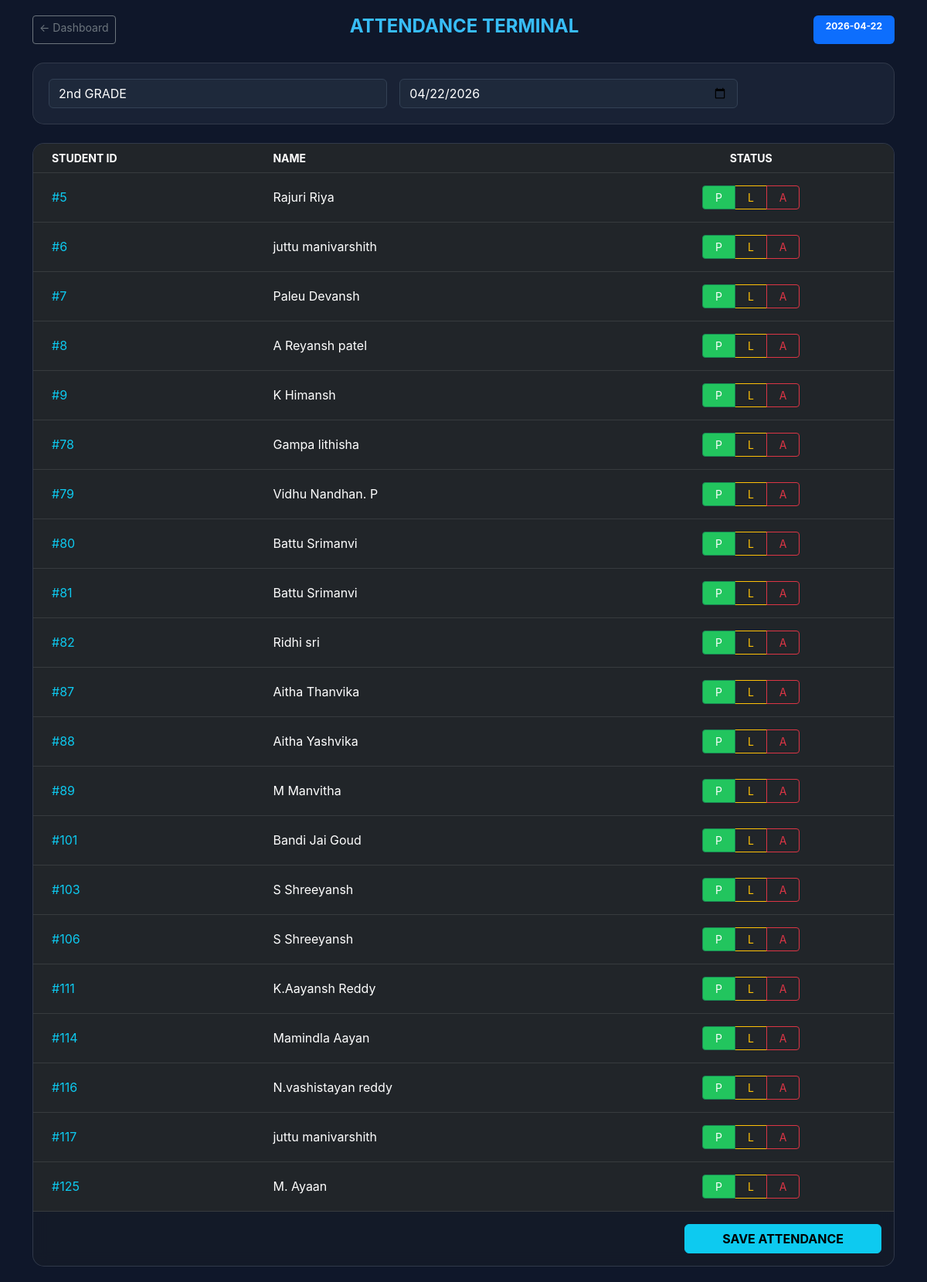
Page /admin/attendance/mark_attendance.php?class_id=2 (signed in) on the committed database.
### tables this page shows
CREATE TABLE `students` (
  `id` int(11) NOT NULL,
  `ms_no` varchar(50) DEFAULT NULL,
  `name` varchar(100) DEFAULT NULL,
  `email` varchar(100) DEFAULT NULL,
  `phone` varchar(15) DEFAULT NULL,
  `class_id` int(11) NOT NULL,
  `father_name` varchar(100) DEFAULT NULL,
  `old_school` varchar(255) DEFAULT NULL,
  `mother_name` varchar(255) DEFAULT NULL,
  `previous_school` varchar(255) DEFAULT NULL,
  `father_contact` varchar(20) DEFAULT NULL,
  `mother_contact` varchar(20) DEFAULT NULL,
  `dob` date DEFAULT NULL,
  `address` text DEFAULT NULL,
  `last_total` decimal(10,2) DEFAULT 0.00,
  `last_percentage` decimal(10,2) DEFAULT 0.00,
  `last_notified` datetime DEFAULT NULL
);

### admin/attendance/mark_attendance.php (the view, shortened to what this page needs)
<?php
include '../../config/db.php';
$class_id = $_GET['class_id'] ?? null;
$date = $_GET['date'] ?? date('Y-m-d');
$classes_query = $conn->query("SELECT id, class_name FROM classes ORDER BY class_name ASC");
$students = [];
if ($class_id) {
    $sql = "SELECT s.id, s.name, a.status
            FROM students s
            LEFT JOIN attendance a ON s.id = a.student_id AND a.date = ?
            WHERE s.class_id = ?
            ORDER BY s.id ASC";
    $stmt = $conn->prepare($sql);
    $stmt->bind_param("si", $date, $class_id);
    $stmt->execute();
    $students = $stmt->get_result();
}
?>
<!DOCTYPE html>
<html lang="en">
<head>
    <link href="https://cdn.jsdelivr.net/npm/bootstrap@5.3.0/dist/css/bootstrap.min.css" rel="stylesheet">
    <link rel="stylesheet" href="https://cdn.jsdelivr.net/npm/bootstrap-icons@1.11.1/font/bootstrap-icons.css">
</head>
<body>
<div class="container">
    <div class="d-flex justify-content-between mb-4">
        <a href="../index.php" class="btn btn-sm btn-outline-secondary">← Dashboard</a>
        <h4 class="fw-bold text-uppercase" style="color: var(--accent);">Attendance Terminal</h4>
        <span class="badge bg-primary px-3 py-2"><?= $date ?></span>
    </div>
    <div class="glass mb-4">
        <form method="GET" class="row g-3">
            <div class="col-md-5">
                <select name="class_id" class="form-select" onchange="this.form.submit()">
                    <?php while($c = $classes_query->fetch_assoc()): ?>
                        <option value="<?= $c['id'] ?>" <?= ($class_id == $c['id']) ? 'selected' : '' ?>><?= $c['class_name'] ?></option>
                    <?php endwhile; ?>
                </select>
            </div>
            <div class="col-md-5">
                <input type="date" name="date" class="form-control" value="<?= $date ?>" onchange="this.form.submit()">
            </div>
        </form>
    </div>
    <?php if ($class_id && $students): ?>
    <form action="save_attendance.php" method="POST">
        <div class="glass p-0 overflow-hidden">
            <table class="table table-dark table-hover mb-0">
                <thead>
                    <tr class="text-muted small">
                        <th class="ps-4">STUDENT ID</th>
                        <th>NAME</th>
                        <th class="text-center">STATUS</th>
                    </tr>
                </thead>
                <tbody>
                    <?php while($s = $students->fetch_assoc()):
                    ?>
                    <tr class="align-middle">
                        <td class="ps-4 text-info">#<?= $s['id'] ?></td>
                        <td><?= htmlspecialchars($s['name']) ?></td>
                        <td class="text-center py-3">
                            <div class="btn-group btn-group-sm">
                                <label class="btn btn-outline-success px-3" for="p<?= $s['id'] ?>">P</label>
                                <label class="btn btn-outline-warning px-3" for="l<?= $s['id'] ?>">L</label>
                                <label class="btn btn-outline-danger px-3" for="a<?= $s['id'] ?>">A</label>
                            </div>
                        </td>
                    </tr>
                    <?php endwhile; ?>
                </tbody>
            </table>
            <div class="p-3 bg-black bg-opacity-25 text-end">
                <button type="submit" class="btn btn-info px-5 fw-bold">SAVE ATTENDANCE</button>
            </div>
        </div>
    </form>
    <?php endif; ?>
</div>
</body>
</html>

### admin/attendance/mark_attendance.php (style rules this page uses)
:root { --bg: #0f172a; --card: rgba(30, 41, 59, 0.7); --accent: #38bdf8; }
body { background: var(--bg); color: #f1f5f9; font-family: 'Inter', sans-serif; padding: 20px; }
.glass { background: var(--card); backdrop-filter: blur(10px); border: 1px solid rgba(255,255,255,0.1); border-radius: 15px; padding: 20px; }
.form-control, .form-select { background: #1e293b !important; color: #fff !important; border: 1px solid #334155 !important; }
.btn-check:checked + .btn-outline-success { background: #22c55e !important; color: #fff; }

### rows in the picture
students: id "5", name "Rajuri Riya"
students: id "6", name "juttu manivarshith"
students: id "7", name "Paleu Devansh"
students: id "8", name "A Reyansh patel"
students: id "9", name "K Himansh"
students: id "78", name "Gampa lithisha"
students: id "79", name "Vidhu Nandhan. P"
students: id "80", name "Battu Srimanvi"
students: id "81", name "Battu Srimanvi"
students: id "82", name "Ridhi sri"
students: id "87", name "Aitha Thanvika"
students: id "88", name "Aitha Yashvika"
students: id "89", name "M Manvitha"
students: id "101", name "Bandi Jai Goud"
students: id "103", name "S Shreeyansh"
students: id "106", name "S Shreeyansh"
students: id "111", name "K.Aayansh Reddy"
students: id "114", name "Mamindla Aayan"
students: id "116", name "N.vashistayan reddy"
students: id "117", name "juttu manivarshith"
students: id "125", name "M. Ayaan"

### other values in the picture
form field class_id "2nd GRADE"
